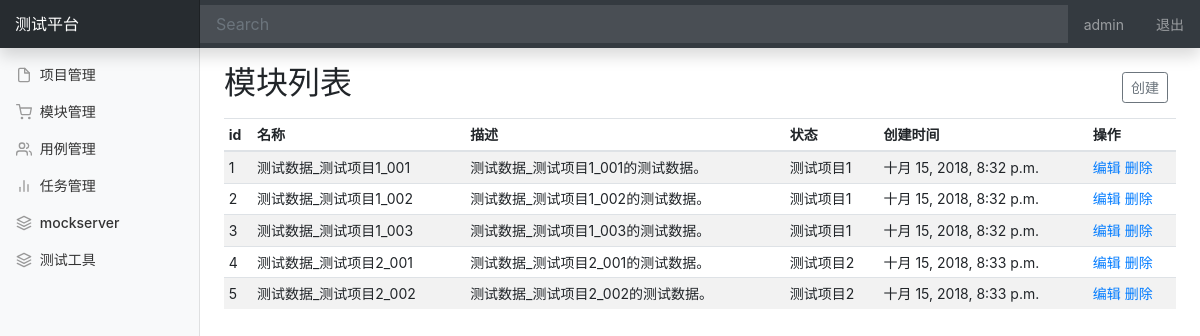
The app's page /manage/module_manage/ (signed in), older data.
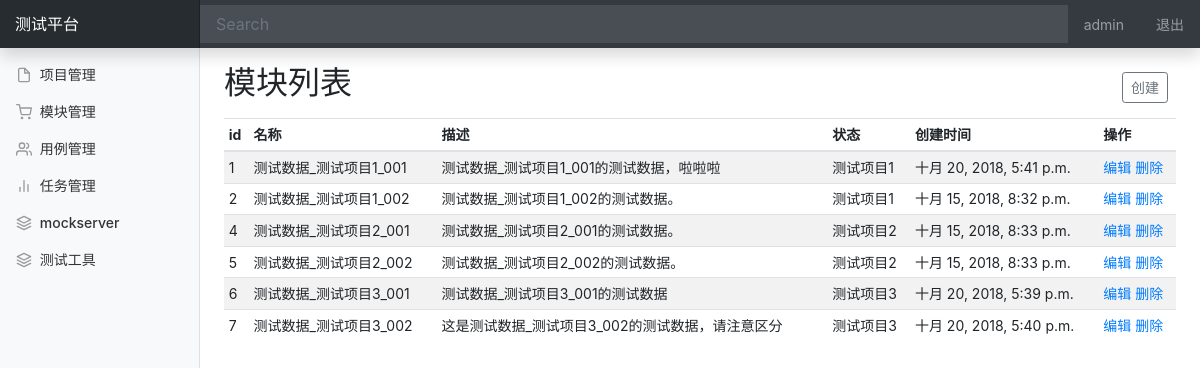
The same page, newer data.
### project_app/models.py (models this page shows, shortened)
class Module(models.Model):
    project = models.ForeignKey(Project,on_delete=models.CASCADE) #https://blog.csdn.net/hpu_yly_bj/article/details/78927121
    name = models.CharField("名称", max_length=100, blank=False, default="")
    describe = models.TextField("描述", default="")
    create_time = models.DateTimeField("创建时间", auto_now=True)

class Project(models.Model):
    name = models.CharField("名称",max_length=100,blank=False,default="") #https://www.cnblogs.com/linxiyue/p/3662535.html
    describe = models.TextField("描述",default="")
    status = models.BooleanField("状态",default=True)
    create_time = models.DateTimeField("创建时间",auto_now=True)  #https://blog.csdn.net/davidsu33/article/details/49893055
    def __str__(self):
        return self.name

### project_app/views/module_views.py (the view)
# urls.py: path('module_manage/',module_views.module_manage,name="module_manage"),
@login_required
def module_manage(request):
    username = request.session.get('user','')   #读取浏览器session
    module_all = Module.objects.all()
    return render(request, "project_app/module_manage.html",{"user":username,"modules":module_all,"type":"list"})

### project_app/templates/project_app/module_manage.html (shortened to what this page needs)
{% extends "project_app/base.html" %}
{% block content %}
    <nav class="navbar navbar-dark fixed-top bg-dark flex-md-nowrap p-0 shadow">
      <a class="navbar-brand col-sm-3 col-md-2 mr-0" href="#">测试平台</a>
      <input class="form-control form-control-dark w-80" type="text" placeholder="Search" aria-label="Search">
      <ul class="navbar-nav px-3">
        <li class="nav-item text-nowrap">
          <a class="nav-link" href="#">{{ user }}</a>
        </li>
      </ul>
      <ul class="navbar-nav px-3">
        <li class="nav-item text-nowrap">
          <a class="nav-link" href="/logout/">退出</a>
        </li>
      </ul>
    </nav>
    <div class="container-fluid">
      <div class="row">
        <nav class="col-md-2 d-none d-md-block bg-light sidebar">
          <div class="sidebar-sticky">
            <ul class="nav flex-column">
              <li class="nav-item">
                <a class="nav-link" href="/manage/project_manage/">
                  <span data-feather="file"></span>
                  项目管理
                </a>
              </li>
              <li class="nav-item">
                <a class="nav-link" href="#">
                  <span data-feather="shopping-cart"></span>
                  模块管理
                </a>
              </li>
              <li class="nav-item">
                <a class="nav-link" href="#">
                  <span data-feather="users"></span>
                  用例管理
                </a>
              </li>
              <li class="nav-item">
                <a class="nav-link" href="#">
                  <span data-feather="bar-chart-2"></span>
                  任务管理
                </a>
              </li>
              <li class="nav-item">
                <a class="nav-link" href="#">
                  <span data-feather="layers"></span>
                  mockserver
                </a>
              </li>
              <li class="nav-item">
                <a class="nav-link" href="#">
                  <span data-feather="layers"></span>
                  测试工具
                </a>
              </li>
            </ul>
          </div>
        </nav>
        {% if type == 'list' %}
        <main role="main" class="col-md-9 ml-sm-auto col-lg-10 px-4">
          <div class="d-flex justify-content-between flex-wrap flex-md-nowrap align-items-center pt-3 pb-2">
            <h1 class="h2">模块列表</h1>
            <div class="btn-toolbar mb-2 mb-md-0">
              <div class="btn-group mr-2">
                <button class="btn btn-sm btn-outline-secondary"
                style="float: right;"
                onclick="window.location.href='/manage/add_module/'"
                >创建</button>
              </div>
            </div>
          </div>
          <div class="table-responsive">
            <table class="table table-striped table-sm">
              <thead>
                <tr>
                  <th>id</th>
                  <th>名称</th>
                  <th>描述</th>
                  <th>状态</th>
                  <th>创建时间</th>
                  <th>操作</th>
                </tr>
              </thead>
              <tbody>
                {% for module in modules %}
                <tr>
                  <td>{{ module.id }}</td>
                  <td>{{ module.name }}</td>
                  <td>{{ module.describe }}</td>
                  <td>{{ module.project }}</td>
                  <td>{{ module.create_time }}</td>
                  <td>
                     <a href="/manage/edit_module/{{ module.id }}/">编辑</a>
                     <a href="/manage/delete_module/{{ module.id }}/">删除</a>
                  </td>
                </tr>
                {% endfor %}
              </tbody>
            </table>
          </div>
        </main>
        {% endif %}
      </div>
    </div>
{% endblock %}

Row changes from the older to the newer data that the page shows:
removed Module: id "3", name "测试数据_测试项目1_003", describe "测试数据_测试项目1_003的测试数据。", project "测试项目1", create_time "十月 15, 2018, 8:32 p.m."
changed Module "测试数据_测试项目1_001": describe "测试数据_测试项目1_001的测试数据。" → "测试数据_测试项目1_001的测试数据，啦啦啦"; create_time "十月 15, 2018, 8:32 p.m." → "十月 20, 2018, 5:41 p.m."
added Module: id "6", name "测试数据_测试项目3_001", describe "测试数据_测试项目3_001的测试数据", project "测试项目3", create_time "十月 20, 2018, 5:39 p.m."
added Module: id "7", name "测试数据_测试项目3_002", describe "这是测试数据_测试项目3_002的测试数据，请注意区分", project "测试项目3", create_time "十月 20, 2018, 5:40 p.m."
